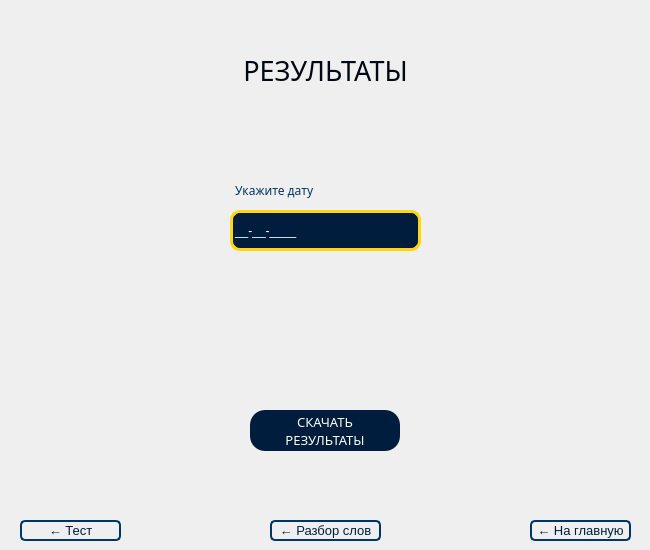
<?xml version="1.0" encoding="UTF-8"?>
<ui version="4.0">
 <class>Form</class>
 <widget class="QWidget" name="Form">
  <property name="geometry">
   <rect>
    <x>0</x>
    <y>0</y>
    <width>650</width>
    <height>550</height>
   </rect>
  </property>
  <property name="windowTitle">
   <string>Form</string>
  </property>
  <widget class="QLabel" name="result_label">
   <property name="geometry">
    <rect>
     <x>0</x>
     <y>50</y>
     <width>651</width>
     <height>41</height>
    </rect>
   </property>
   <property name="font">
    <font>
     <family>Donpoligrafbum</family>
     <pointsize>20</pointsize>
    </font>
   </property>
   <property name="styleSheet">
    <string notr="true">background: transparent; font-family:&quot;Donpoligrafbum&quot;;color:#000814</string>
   </property>
   <property name="text">
    <string>РЕЗУЛЬТАТЫ</string>
   </property>
   <property name="alignment">
    <set>Qt::AlignCenter</set>
   </property>
  </widget>
  <widget class="QLineEdit" name="date_line">
   <property name="geometry">
    <rect>
     <x>230</x>
     <y>210</y>
     <width>191</width>
     <height>41</height>
    </rect>
   </property>
   <property name="styleSheet">
    <string notr="true">color:#FFFFFF;background:#001D3D;border-radius:10px;font-family:&quot;Object Sans Heavy&quot;;border:3px solid #FFD60A;</string>
   </property>
   <property name="inputMask">
    <string>99-99-9999;_</string>
   </property>
   <property name="text">
    <string>--</string>
   </property>
   <property name="readOnly">
    <bool>false</bool>
   </property>
   <property name="placeholderText">
    <string>ДД-ММ-ГГГГ</string>
   </property>
  </widget>
  <widget class="QPushButton" name="pushButton">
   <property name="geometry">
    <rect>
     <x>250</x>
     <y>410</y>
     <width>150</width>
     <height>41</height>
    </rect>
   </property>
   <property name="font">
    <font>
     <family>Object Sans Heavy</family>
     <pointsize>10</pointsize>
    </font>
   </property>
   <property name="styleSheet">
    <string notr="true">color:#FFFFFF;background:#001D3D;border-radius:15px;font-family:&quot;Object Sans Heavy&quot;;</string>
   </property>
   <property name="text">
    <string>СКАЧАТЬ
РЕЗУЛЬТАТЫ</string>
   </property>
  </widget>
  <widget class="QLabel" name="date_label">
   <property name="geometry">
    <rect>
     <x>235</x>
     <y>180</y>
     <width>181</width>
     <height>21</height>
    </rect>
   </property>
   <property name="font">
    <font>
     <family>Object Sans Heavy</family>
     <pointsize>9</pointsize>
    </font>
   </property>
   <property name="styleSheet">
    <string notr="true">color: #003566;font-family:&quot;Object Sans Heavy&quot;;background:transparent;</string>
   </property>
   <property name="text">
    <string>Укажите дату</string>
   </property>
  </widget>
  <widget class="QLabel" name="error_label">
   <property name="geometry">
    <rect>
     <x>235</x>
     <y>260</y>
     <width>181</width>
     <height>41</height>
    </rect>
   </property>
   <property name="styleSheet">
    <string notr="true">color: #003566;font-family:&quot;Object Sans Heavy&quot;;background:transparent;</string>
   </property>
   <property name="text">
    <string/>
   </property>
   <property name="wordWrap">
    <bool>true</bool>
   </property>
  </widget>
  <widget class="QPushButton" name="analyzer_btn">
   <property name="geometry">
    <rect>
     <x>270</x>
     <y>520</y>
     <width>111</width>
     <height>21</height>
    </rect>
   </property>
   <property name="font">
    <font>
     <pointsize>10</pointsize>
     <underline>false</underline>
     <strikeout>false</strikeout>
    </font>
   </property>
   <property name="styleSheet">
    <string notr="true"> background: transparent;color:#001D3D;border:2px solid #003566;border-radius:5;text-decoration:none

</string>
   </property>
   <property name="text">
    <string>← Разбор слов</string>
   </property>
  </widget>
  <widget class="QPushButton" name="home_btn">
   <property name="geometry">
    <rect>
     <x>530</x>
     <y>520</y>
     <width>101</width>
     <height>21</height>
    </rect>
   </property>
   <property name="font">
    <font>
     <pointsize>10</pointsize>
     <underline>false</underline>
     <strikeout>false</strikeout>
    </font>
   </property>
   <property name="styleSheet">
    <string notr="true"> background: transparent;color:#001D3D;border:2px solid #003566;border-radius:5;text-decoration:none

</string>
   </property>
   <property name="text">
    <string>← На главную</string>
   </property>
  </widget>
  <widget class="QPushButton" name="test_btn">
   <property name="geometry">
    <rect>
     <x>20</x>
     <y>520</y>
     <width>101</width>
     <height>21</height>
    </rect>
   </property>
   <property name="font">
    <font>
     <pointsize>10</pointsize>
     <underline>false</underline>
     <strikeout>false</strikeout>
    </font>
   </property>
   <property name="styleSheet">
    <string notr="true"> background: transparent;color:#001D3D;border:2px solid #003566;border-radius:5;text-decoration:none

</string>
   </property>
   <property name="text">
    <string>← Тест</string>
   </property>
  </widget>
  <widget class="QLabel" name="image">
   <property name="geometry">
    <rect>
     <x>275</x>
     <y>280</y>
     <width>100</width>
     <height>100</height>
    </rect>
   </property>
   <property name="text">
    <string/>
   </property>
  </widget>
 </widget>
 <resources/>
 <connections/>
</ui>
